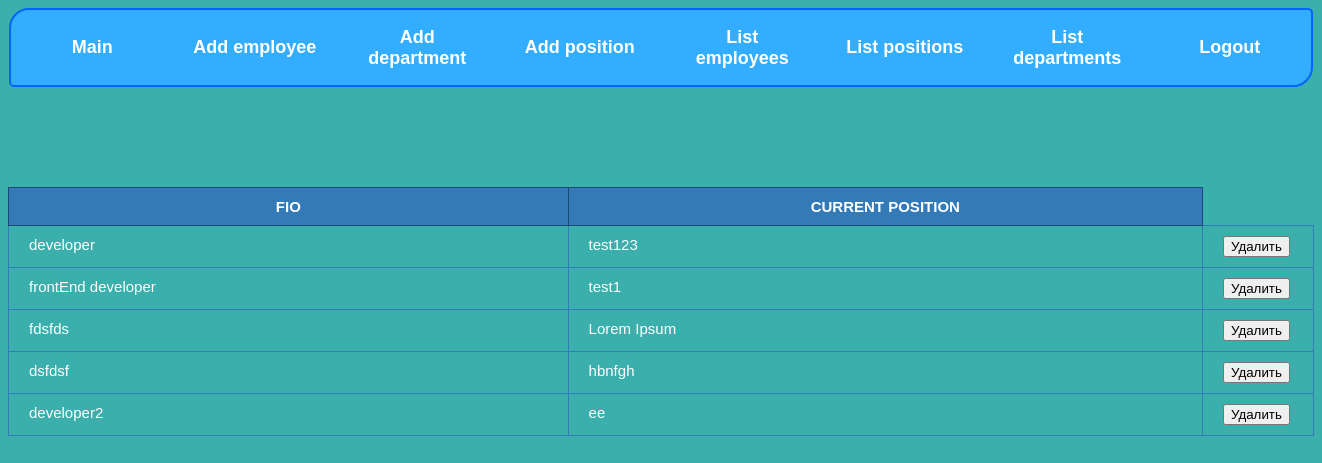
Page /positions (signed in) on the committed database.
### tables this page shows
CREATE TABLE position (id integer primary key autoincrement, position_name varchar(255) not null, description text not null);

### app/routes.py (the view)
@app.route('/positions')
@login_required
def list_positions() -> Response:
    position = new_db.select_requests('SELECT * FROM position')
    return render_template('list view/list_position.html', position=position)

### app/db.py (called while the page is built)
def get_db():
    if 'db' not in g:
        g.db = sqlite3.connect(
            current_app.config['DATABASE'],
            detect_types=sqlite3.PARSE_DECLTYPES
        )
        g.db.row_factory = sqlite3.Row
    return g.db

@app.teardown_appcontext
def close_connection(exception):
    db = getattr(g, '_database', None)
    if db is not None:
        db.close()

def select_requests(command: str) -> typing.List[sqlite3.Row]:
    data = get_db()
    select = data.execute(command).fetchall()
    return select

### app/routes.py (called while the page is built)
def login_required(view: typing.Any) -> typing.Any:
    @functools.wraps(view)
    def wrapped_view(**kwargs):
        if g.user is None:
            return redirect('/login')
        return view(**kwargs)
    return wrapped_view

@app.before_request
def load_logged_in_user():
    user_id = session.get('user_id')
    if user_id is None:
        g.user = None
    else:
        g.user = new_db.get_db().execute(
            'SELECT * FROM user WHERE id = ?', (user_id,)
        ).fetchone()

### app/templates/list view/list_position.html
{% extends 'main.html' %}
{% block static %}
<link rel="stylesheet" href="{{ url_for('static', filename='table.css') }}">
{% endblock %}
{% block content %}
<table class="resp-tab">
    <thead>
    <tr>
        <th>fio</th>
        <th>current position</th>
    </tr>
    </thead>
    {% for pos in position %}
    <tbody>
    <tr>
        <td>{{ pos['position_name'] }}</td>
        <td>{{ pos['description'] }}</td>
        <td style="width: 70px;">
            <button class="test"><a href="{{ url_for('delete_position', position_id=pos['id']) }}">Удалить</a></button>
        </td>
    </tr>
    </tbody>
    {% endfor %}
</table>
{% endblock %}

### app/static/style.css (style rules this page uses)
body { font: normal 18px sans-serif; background: #3AAFAB; color: #fff; padding: 5 0px 0; }

### app/static/table.css (style rules this page uses)
.resp-tab { border-radius: 5px; font-weight: normal; border: none; border-collapse: collapse; width: 100%; max-width: 100%; }
.resp-tab th, .resp-tab td { padding: 10px 20px; font-size: 15px; border: none; font-family: Verdana, sans-serif; border: 1px solid #337AB7; vertical-align: top; }
.resp-tab th { color: #FFF; background: #337AB7; font-weight: bold; border: 1px solid #1a4a73; text-transform: uppercase; text-align: center; }
a:visited, a:link { text-decoration: None; color: black; }

### rows in the picture
position: position_name "developer", description "test123"
position: position_name "frontEnd developer", description "test1"
position: position_name "fdsfds", description "Lorem Ipsum"
position: position_name "dsfdsf", description "hbnfgh"
position: position_name "developer2", description "ee"
